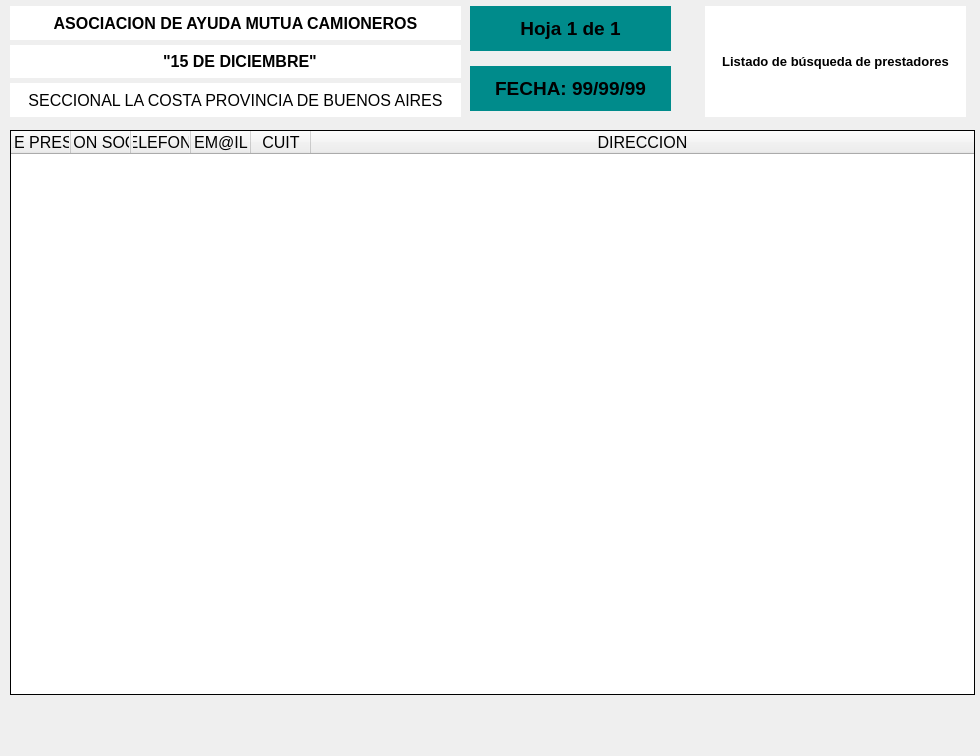
<?xml version="1.0" encoding="UTF-8"?>
<ui version="4.0">
 <class>PrintPrestadorBusqueda</class>
 <widget class="QWidget" name="PrintPrestadorBusqueda">
  <property name="geometry">
   <rect>
    <x>0</x>
    <y>0</y>
    <width>980</width>
    <height>756</height>
   </rect>
  </property>
  <property name="windowTitle">
   <string>Form</string>
  </property>
  <widget class="QWidget" name="verticalLayoutWidget_2">
   <property name="geometry">
    <rect>
     <x>700</x>
     <y>6</y>
     <width>271</width>
     <height>111</height>
    </rect>
   </property>
   <layout class="QVBoxLayout" name="verticalLayout_3">
    <property name="spacing">
     <number>5</number>
    </property>
    <property name="leftMargin">
     <number>5</number>
    </property>
    <property name="topMargin">
     <number>0</number>
    </property>
    <property name="rightMargin">
     <number>5</number>
    </property>
    <property name="bottomMargin">
     <number>0</number>
    </property>
    <item>
     <layout class="QHBoxLayout" name="horizontalLayout_21">
      <item>
       <widget class="QLabel" name="labelNotas">
        <property name="font">
         <font>
          <family>Arial</family>
          <pointsize>10</pointsize>
          <weight>75</weight>
          <bold>true</bold>
         </font>
        </property>
        <property name="styleSheet">
         <string notr="true">background-color: white;
color: black;</string>
        </property>
        <property name="text">
         <string>&lt;!DOCTYPE HTML PUBLIC &quot;-//W3C//DTD HTML 4.0//EN&quot; &quot;http://www.w3.org/TR/REC-html40/strict.dtd&quot;&gt;
&lt;html&gt;&lt;head&gt;&lt;meta name=&quot;qrichtext&quot; content=&quot;1&quot; /&gt;&lt;style type=&quot;text/css&quot;&gt;
p, li { white-space: pre-wrap; }
&lt;/style&gt;&lt;/head&gt;&lt;body style=&quot; font-family:'Arial'; font-size:10pt; font-weight:600; font-style:normal;&quot;&gt;
&lt;p align=&quot;center&quot; style=&quot; margin-top:0px; margin-bottom:0px; margin-left:0px; margin-right:0px; -qt-block-indent:0; text-indent:0px;&quot;&gt;Listado de búsqueda de prestadores&lt;/p&gt;&lt;/body&gt;&lt;/html&gt;</string>
        </property>
        <property name="alignment">
         <set>Qt::AlignCenter</set>
        </property>
       </widget>
      </item>
     </layout>
    </item>
   </layout>
  </widget>
  <widget class="QLabel" name="labelFecha">
   <property name="geometry">
    <rect>
     <x>470</x>
     <y>66</y>
     <width>201</width>
     <height>45</height>
    </rect>
   </property>
   <property name="font">
    <font>
     <family>Arial</family>
     <pointsize>14</pointsize>
     <weight>75</weight>
     <bold>true</bold>
    </font>
   </property>
   <property name="styleSheet">
    <string notr="true">background-color: darkcyan;
color: black;</string>
   </property>
   <property name="text">
    <string>FECHA: 99/99/99</string>
   </property>
   <property name="alignment">
    <set>Qt::AlignCenter</set>
   </property>
  </widget>
  <widget class="QLabel" name="labelHoja">
   <property name="geometry">
    <rect>
     <x>470</x>
     <y>6</y>
     <width>201</width>
     <height>45</height>
    </rect>
   </property>
   <property name="font">
    <font>
     <family>Arial</family>
     <pointsize>14</pointsize>
     <weight>75</weight>
     <bold>true</bold>
    </font>
   </property>
   <property name="styleSheet">
    <string notr="true">background-color: darkcyan;
color: black;</string>
   </property>
   <property name="text">
    <string>Hoja 1 de 1</string>
   </property>
   <property name="alignment">
    <set>Qt::AlignCenter</set>
   </property>
  </widget>
  <widget class="QWidget" name="verticalLayoutWidget_3">
   <property name="geometry">
    <rect>
     <x>10</x>
     <y>6</y>
     <width>451</width>
     <height>111</height>
    </rect>
   </property>
   <layout class="QVBoxLayout" name="verticalLayout_5">
    <property name="spacing">
     <number>5</number>
    </property>
    <property name="margin">
     <number>0</number>
    </property>
    <item>
     <layout class="QHBoxLayout" name="horizontalLayout_16">
      <item>
       <widget class="QLabel" name="label_12">
        <property name="font">
         <font>
          <family>Arial</family>
          <pointsize>12</pointsize>
          <weight>75</weight>
          <bold>true</bold>
         </font>
        </property>
        <property name="styleSheet">
         <string>background-color: white;
color: black;</string>
        </property>
        <property name="text">
         <string>ASOCIACION DE AYUDA MUTUA CAMIONEROS</string>
        </property>
        <property name="alignment">
         <set>Qt::AlignCenter</set>
        </property>
       </widget>
      </item>
     </layout>
    </item>
    <item>
     <layout class="QHBoxLayout" name="horizontalLayout_17">
      <item>
       <widget class="QLabel" name="label_13">
        <property name="font">
         <font>
          <family>Arial</family>
          <pointsize>12</pointsize>
          <weight>75</weight>
          <bold>true</bold>
         </font>
        </property>
        <property name="styleSheet">
         <string>background-color: white;
color: black;</string>
        </property>
        <property name="text">
         <string>  &quot;15 DE DICIEMBRE&quot;</string>
        </property>
        <property name="alignment">
         <set>Qt::AlignCenter</set>
        </property>
       </widget>
      </item>
     </layout>
    </item>
    <item>
     <layout class="QHBoxLayout" name="horizontalLayout_18">
      <item>
       <widget class="QLabel" name="label_14">
        <property name="font">
         <font>
          <family>Arial</family>
          <pointsize>12</pointsize>
          <weight>50</weight>
          <bold>false</bold>
         </font>
        </property>
        <property name="styleSheet">
         <string>background-color: white;
color: black;</string>
        </property>
        <property name="text">
         <string>SECCIONAL LA COSTA PROVINCIA DE BUENOS AIRES</string>
        </property>
        <property name="alignment">
         <set>Qt::AlignCenter</set>
        </property>
       </widget>
      </item>
     </layout>
    </item>
   </layout>
  </widget>
  <widget class="QTableWidget" name="tableImpresion">
   <property name="geometry">
    <rect>
     <x>10</x>
     <y>130</y>
     <width>965</width>
     <height>565</height>
    </rect>
   </property>
   <property name="font">
    <font>
     <pointsize>12</pointsize>
    </font>
   </property>
   <property name="whatsThis">
    <string notr="true"/>
   </property>
   <property name="accessibleName">
    <string notr="true"/>
   </property>
   <property name="accessibleDescription">
    <string notr="true"/>
   </property>
   <property name="frameShape">
    <enum>QFrame::Box</enum>
   </property>
   <property name="frameShadow">
    <enum>QFrame::Plain</enum>
   </property>
   <property name="lineWidth">
    <number>1</number>
   </property>
   <property name="midLineWidth">
    <number>1</number>
   </property>
   <property name="verticalScrollBarPolicy">
    <enum>Qt::ScrollBarAlwaysOff</enum>
   </property>
   <property name="horizontalScrollBarPolicy">
    <enum>Qt::ScrollBarAlwaysOff</enum>
   </property>
   <property name="autoScroll">
    <bool>false</bool>
   </property>
   <property name="autoScrollMargin">
    <number>0</number>
   </property>
   <property name="editTriggers">
    <set>QAbstractItemView::NoEditTriggers</set>
   </property>
   <property name="tabKeyNavigation">
    <bool>false</bool>
   </property>
   <property name="showDropIndicator" stdset="0">
    <bool>false</bool>
   </property>
   <property name="dragDropOverwriteMode">
    <bool>false</bool>
   </property>
   <property name="alternatingRowColors">
    <bool>true</bool>
   </property>
   <property name="selectionMode">
    <enum>QAbstractItemView::NoSelection</enum>
   </property>
   <property name="showGrid">
    <bool>true</bool>
   </property>
   <property name="gridStyle">
    <enum>Qt::SolidLine</enum>
   </property>
   <property name="wordWrap">
    <bool>false</bool>
   </property>
   <property name="cornerButtonEnabled">
    <bool>false</bool>
   </property>
   <attribute name="horizontalHeaderVisible">
    <bool>true</bool>
   </attribute>
   <attribute name="horizontalHeaderDefaultSectionSize">
    <number>60</number>
   </attribute>
   <attribute name="horizontalHeaderHighlightSections">
    <bool>false</bool>
   </attribute>
   <attribute name="horizontalHeaderMinimumSectionSize">
    <number>60</number>
   </attribute>
   <attribute name="horizontalHeaderStretchLastSection">
    <bool>true</bool>
   </attribute>
   <attribute name="verticalHeaderVisible">
    <bool>false</bool>
   </attribute>
   <attribute name="verticalHeaderDefaultSectionSize">
    <number>20</number>
   </attribute>
   <attribute name="verticalHeaderHighlightSections">
    <bool>false</bool>
   </attribute>
   <attribute name="verticalHeaderMinimumSectionSize">
    <number>20</number>
   </attribute>
   <column>
    <property name="text">
     <string>NOMBRE PRESTADOR</string>
    </property>
    <property name="textAlignment">
     <set>AlignHCenter|AlignVCenter|AlignCenter</set>
    </property>
   </column>
   <column>
    <property name="text">
     <string>RAZON SOCIAL</string>
    </property>
    <property name="textAlignment">
     <set>AlignHCenter|AlignVCenter|AlignCenter</set>
    </property>
   </column>
   <column>
    <property name="text">
     <string>TELEFONO</string>
    </property>
    <property name="textAlignment">
     <set>AlignHCenter|AlignVCenter|AlignCenter</set>
    </property>
   </column>
   <column>
    <property name="text">
     <string>EM@IL</string>
    </property>
    <property name="textAlignment">
     <set>AlignHCenter|AlignVCenter|AlignCenter</set>
    </property>
   </column>
   <column>
    <property name="text">
     <string>CUIT</string>
    </property>
    <property name="textAlignment">
     <set>AlignHCenter|AlignVCenter|AlignCenter</set>
    </property>
   </column>
   <column>
    <property name="text">
     <string>DIRECCION</string>
    </property>
    <property name="textAlignment">
     <set>AlignHCenter|AlignVCenter|AlignCenter</set>
    </property>
   </column>
  </widget>
 </widget>
 <resources/>
 <connections/>
</ui>
